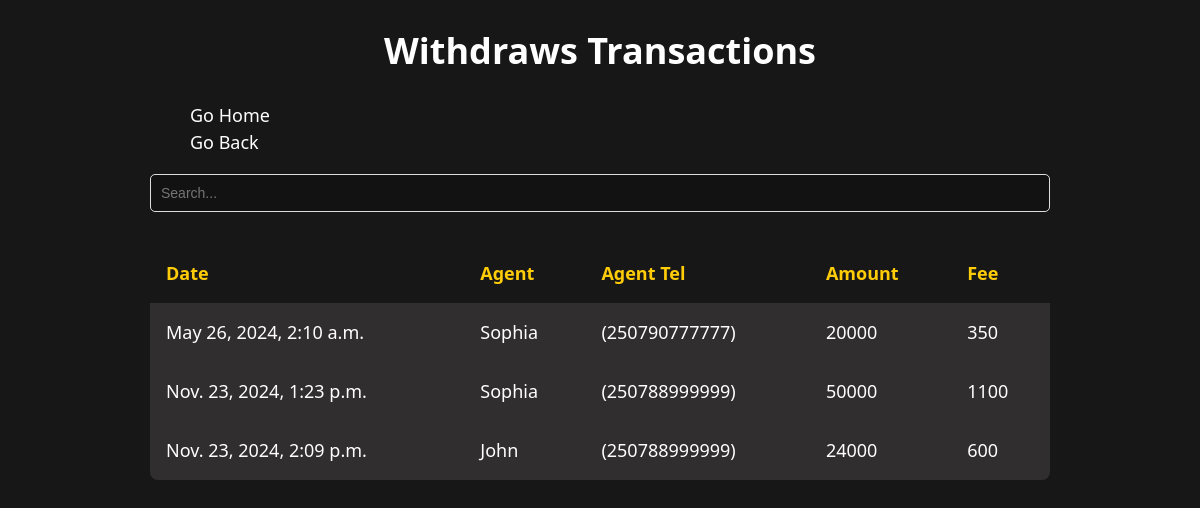
/momo/withdrawals, run on the app's committed database.
### momo/models.py (models this page shows)
class Withdrawals(models.Model):
    agent = models.CharField(max_length=64)
    agent_tel = models.IntegerField()
    amount = models.IntegerField()
    fee = models.IntegerField()
    date = models.DateTimeField()
    class Meta:
        managed = False
        db_table = 'withdrawals'

### momo/views.py (the view)
# urls.py: path("withdrawals", views.withdrawals, name="withdrawals"),
def withdrawals(request):
    return render(
        request, "momo/withdrawals.html", {"withdrawals": Withdrawals.objects.all()}
    )

### momo/templates/momo/withdrawals.html (shortened to what this page needs)
{% extends "./layout.html" %}
{% block tablename %}
    <h1 style="text-align: center;">Withdraws Transactions</h1>
{% endblock %}
{% block body %}
                <thead>
                    <tr>
                        <th onclick="sortTable(0)">Date </th>
                        <th onclick="sortTable(1)">Agent </th>
                        <th onclick="sortTable(2)">Agent Tel </th>
                        <th onclick="sortTable(3)">Amount </th>
                        <th onclick="sortTable(4)">Fee </th>
                    </tr>
                </thead>
                <tbody>
                    {% for item in withdrawals %}
                    <tr>
                        <td>{{ item.date }}</td>
                        <td>{{ item.agent }}</td>
                        <td>{{ item.agent_tel }}</td>
                        <td>{{ item.amount }}</td>
                        <td>{{ item.fee }}</td>
                    </tr>
                    {% endfor %}
                </tbody>
{% endblock%}

### momo/static/momo/css/tables.css (style rules this page uses)
html { color-scheme: dark; }
body { background-color: #181717; color: #ffffff; font-size: 1.125rem; font-family: system-ui; line-height: 1.5; }
th { text-align: justify; }
td { text-align: justify; }
caption, th, td { padding: 1rem; }
th { background: hsl(0 0% 0% / 0.5 ); color: #FFCC08; }

### data on the page
Withdrawals: date "May 26, 2024, 2:10 a.m.", agent "Sophia", agent_tel "(250790777777)", amount "20000", fee "350"
Withdrawals: date "Nov. 23, 2024, 1:23 p.m.", agent "Sophia", agent_tel "(250788999999)", amount "50000", fee "1100"
Withdrawals: date "Nov. 23, 2024, 2:09 p.m.", agent "John", agent_tel "(250788999999)", amount "24000", fee "600"
